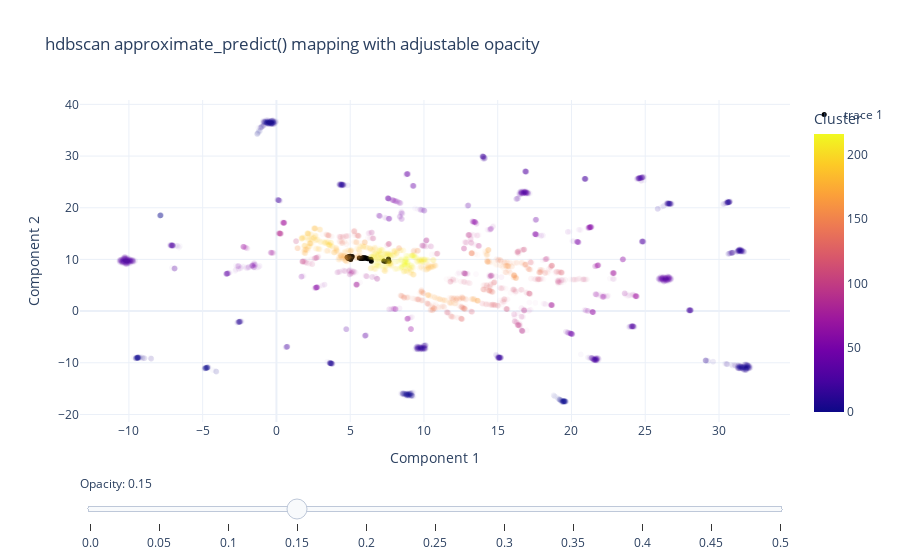

Notebook source saved alongside this figure:
### Code cell
# Plot the training points
fig2 = px.scatter(
    data_frame = filtered,
    x = "Component 1",
    y = "Component 2",
    color = "Cluster",
    hover_data = ["Target", "Media"],
    opacity = 0.03,
    template="plotly_white",
    title="hdbscan approximate_predict() mapping"
) 

# Add the test points as a scatter trace
fig2.add_trace(
    go.Scatter(
        x=test_points[:, 0],  # x coordinates
        y=test_points[:, 1],  # y coordinates
        mode='markers',
        marker=dict(
            color='black',  
            size=5,  
            opacity=1.0 
        ),
        text=test_labels  # hover text
    )
)

# Opacity slider
steps = []
for i in range(11):  # 0 to 1 in steps of 0.1
    step = dict(
        method="restyle",
        args=[{"marker.opacity": [i/20]}, [0]],  # Adjust opacity of the first trace only
        label=str(i/20)
    )
    steps.append(step)
sliders = [dict(
    active=3,  # initial value corresponding to opacity=0.3
    currentvalue={"prefix": "Opacity: "},
    pad={"t": 50},
    steps=steps
)]
fig2.update_layout(
    sliders=sliders,
    title="hdbscan approximate_predict() mapping with adjustable opacity"
)

fig2.show()

### Figure 1 — Plotly figure (JSON) as saved in the notebook; plotly's stock layout.template omitted (floating-point values rounded to 4 significant figures; data arrays with more than 128 entries replaced by an {"elided": "..."} marker saying what was removed)
{"data": [{"customdata": {"elided": "7601x2 str values"}, "hovertemplate": "Component 1=%{x}<br>Component 2=%{y}<br>Target=%{customdata[0]}<br>Media=%{customdata[1]}<br>Cluster=%{marker.color}<extra></extra>", "legendgroup": "", "marker": {"color": {"elided": "7601 int values"}, "coloraxis": "coloraxis", "opacity": 0.03, "symbol": "circle"}, "mode": "markers", "name": "", "showlegend": false, "type": "scattergl", "x": {"elided": "7601 float values"}, "xaxis": "x", "y": {"elided": "7601 float values"}, "yaxis": "y"}, {"marker": {"color": "black", "opacity": 1, "size": 5}, "mode": "markers", "text": [-1, 171, -1, -1, -1, 171, -1, 207, 171, -1, 170, 171, 171, -1, -1, 171, -1, 171, 207, -1, -1, 207, 171], "type": "scatter", "x": [5.957, 4.87, 5.829, 6.432, 6.409, 5.096, 6.006, 7.278, 4.88, 7.593, 5.618, 4.906, 5.142, 6.2, 5.864, 5.029, 6.069, 5.0, 7.627, 5.728, 5.856, 7.402, 4.786], "y": [10.34, 10.3, 10.18, 9.635, 10.05, 10.37, 10.25, 9.716, 10.2, 10.1, 10.3, 10.56, 10.56, 10.12, 10.33, 9.995, 10.3, 10.59, 9.658, 10.17, 10.3, 9.599, 10.43]}], "layout": {"coloraxis": {"colorbar": {"title": {"text": "Cluster"}}, "colorscale": [[0, "#0d0887"], [0.1111, "#46039f"], [0.2222, "#7201a8"], [0.3333, "#9c179e"], [0.4444, "#bd3786"], [0.5556, "#d8576b"], [0.6667, "#ed7953"], [0.7778, "#fb9f3a"], [0.8889, "#fdca26"], [1, "#f0f921"]]}, "legend": {"tracegroupgap": 0}, "sliders": [{"active": 3, "currentvalue": {"prefix": "Opacity: "}, "pad": {"t": 50}, "steps": [{"args": [{"marker.opacity": [0]}, [0]], "label": "0.0", "method": "restyle"}, {"args": [{"marker.opacity": [0.05]}, [0]], "label": "0.05", "method": "restyle"}, {"args": [{"marker.opacity": [0.1]}, [0]], "label": "0.1", "method": "restyle"}, {"args": [{"marker.opacity": [0.15]}, [0]], "label": "0.15", "method": "restyle"}, {"args": [{"marker.opacity": [0.2]}, [0]], "label": "0.2", "method": "restyle"}, {"args": [{"marker.opacity": [0.25]}, [0]], "label": "0.25", "method": "restyle"}, {"args": [{"marker.opacity": [0.3]}, [0]], "label": "0.3", "method": "restyle"}, {"args": [{"marker.opacity": [0.35]}, [0]], "label": "0.35", "method": "restyle"}, {"args": [{"marker.opacity": [0.4]}, [0]], "label": "0.4", "method": "restyle"}, {"args": [{"marker.opacity": [0.45]}, [0]], "label": "0.45", "method": "restyle"}, {"args": [{"marker.opacity": [0.5]}, [0]], "label": "0.5", "method": "restyle"}]}], "title": {"text": "hdbscan approximate_predict() mapping with adjustable opacity"}, "xaxis": {"anchor": "y", "domain": [0, 1], "title": {"text": "Component 1"}}, "yaxis": {"anchor": "x", "domain": [0, 1], "title": {"text": "Component 2"}}}}
